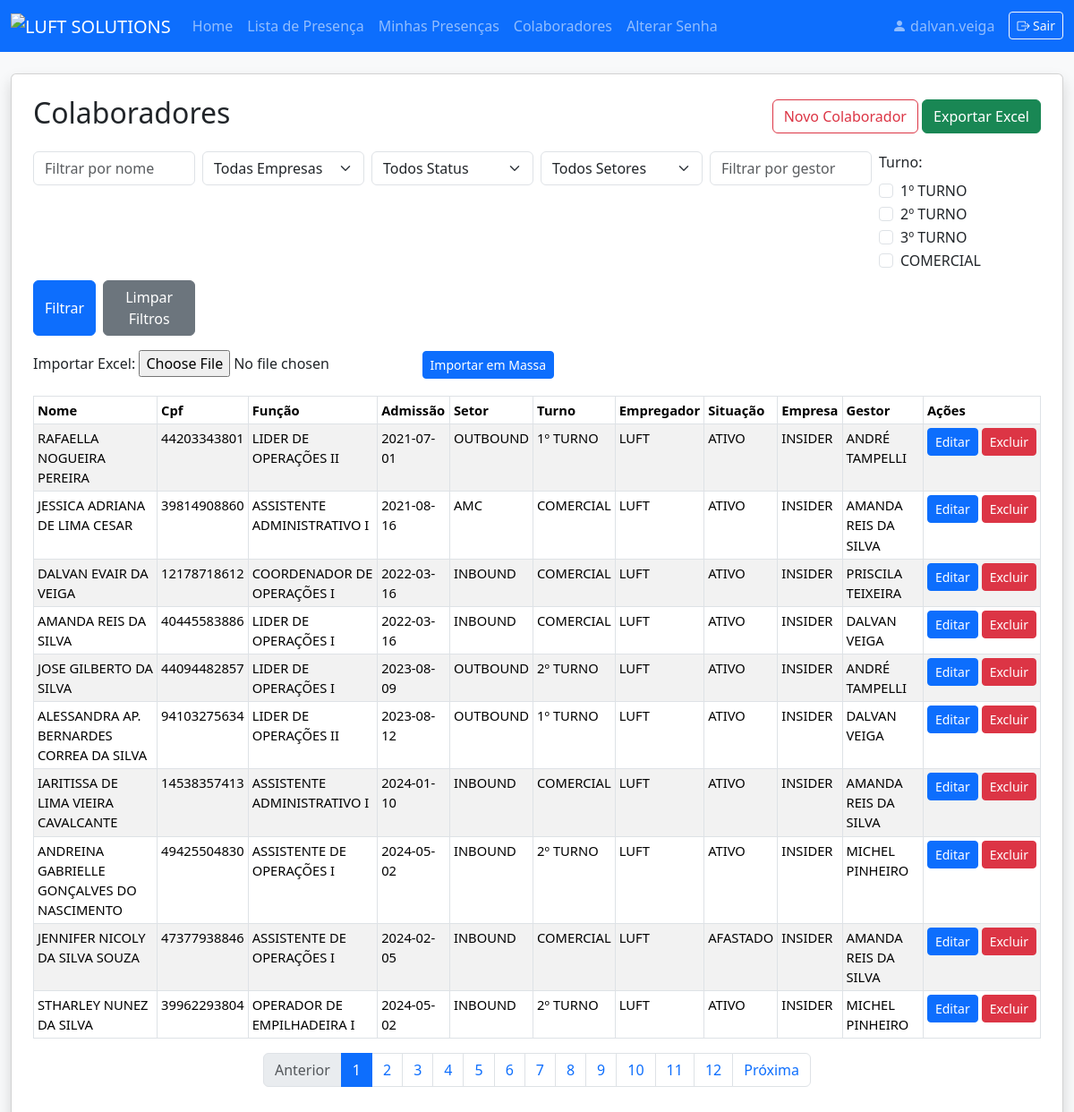
Screenshot of /colaboradores (signed in) with the database file from the repository.
### models.py (models this page shows)
class User(db.Model):
    id = db.Column(db.Integer, primary_key=True)
    nome_completo = db.Column(db.String(150), nullable=False)
    username = db.Column(db.String(80), unique=True, nullable=False)
    password = db.Column(db.String(200), nullable=False)
    role = db.Column(db.String(20), nullable=False, default='lider')
    empresa_id = db.Column(db.Integer, db.ForeignKey('empresa.id'))
    setor_id = db.Column(db.Integer, db.ForeignKey('setor.id'))
    empresas = db.relationship('Empresa', secondary=user_empresas, backref='usuarios')
    empresa = db.relationship('Empresa')
    setor = db.relationship('Setor')
    precisa_trocar_senha = db.Column(db.Boolean, default=True)

class Colaborador(db.Model):
    id = db.Column(db.Integer, primary_key=True)
    nome = db.Column(db.String(150), nullable=False)
    cpf = db.Column(db.String(14), unique=True, nullable=False)
    funcao = db.Column(db.String(100))
    admissao = db.Column(db.String(30), nullable=False)
    setor_id = db.Column(db.Integer, db.ForeignKey('setor.id'))
    empresa_id = db.Column(db.Integer, db.ForeignKey('empresa.id'))
    turno = db.Column(db.String(30))
    empregador = db.Column(db.String(150))
    situacao = db.Column(db.String(50))
    gestor = db.Column(db.String(150))
    setor = db.relationship('Setor')
    empresa = db.relationship('Empresa')

class Setor(db.Model):
    id = db.Column(db.Integer, primary_key=True)
    nome = db.Column(db.String(100), unique=True, nullable=False)

class Empresa(db.Model):
    id = db.Column(db.Integer, primary_key=True)
    nome = db.Column(db.String(100), unique=True, nullable=False)

### app.py (the view)
@app.route('/colaboradores', methods=['GET'])
@login_required
def colaboradores():
    if not has_permission(g.user, 'can_access_colaboradores'):
        flash('Sem acesso. Entre em contato: analiseoperacional.extrema@luftsolutions.com.br')
        return redirect(url_for('index'))
    turnos = ['1º TURNO', '2º TURNO', 'COMERCIAL', '3º TURNO']
    status_list = ['ATIVO', 'INATIVO']
    filtro_nome = request.args.get('filtro_nome', '')
    filtro_empresa = request.args.get('filtro_empresa', '')
    filtro_status = request.args.get('filtro_status', '')
    filtro_setor = request.args.get('filtro_setor', '')
    filtro_gestor = request.args.get('filtro_gestor', '')
    filtro_turno = request.args.getlist('filtro_turno')
    query = Colaborador.query
    if filtro_nome:
        query = query.filter(Colaborador.nome.ilike(f'%{filtro_nome}%'))
    if filtro_empresa:
        query = query.filter(Colaborador.empresa_id == int(filtro_empresa))
    if filtro_status:
        query = query.filter(Colaborador.situacao.ilike(f'%{filtro_status}%'))
    if filtro_setor:
        query = query.filter(Colaborador.setor_id == int(filtro_setor))
    if filtro_gestor:
        query = query.filter(Colaborador.gestor.ilike(f'%{filtro_gestor}%'))
    if filtro_turno:
        query = query.filter(Colaborador.turno.in_(filtro_turno))
    colaboradores = query.all()
    empresas = Empresa.query.order_by(Empresa.nome).all()
    setores = Setor.query.order_by(Setor.nome).all()
    gestores = [g[0] for g in db.session.query(Colaborador.gestor).filter(Colaborador.gestor != None).distinct().order_by(Colaborador.gestor).all()]
    return render_template(
        'colaboradores.html',
        user=g.user,
        colaboradores=colaboradores,
        empresas=empresas,
        setores=setores,
        filtro_nome=filtro_nome,
        filtro_empresa=filtro_empresa,
        filtro_status=filtro_status,
        filtro_setor=filtro_setor,
        filtro_gestor=filtro_gestor,
        filtro_turno=filtro_turno,
        status_list=status_list,
        gestores=gestores
    )

### app.py (called while the page is built)
@app.after_request
def add_no_cache_headers(response):
    response.headers['Cache-Control'] = 'no-store, no-cache, must-revalidate, private'
    response.headers['Pragma'] = 'no-cache'
    response.headers['Expires'] = '0'
    return response

@app.before_request
def load_logged_in_user():
    user_id = session.get('user_id')
    g.user = None
    if user_id is not None:
        g.user = User.query.get(user_id)
    public_routes = ['login', 'static', 'home']
    if not g.user and request.endpoint not in public_routes:
        flash('Faça login para acessar esta página.')
        return redirect(url_for('login', next=request.url))

def login_required(f):
    @wraps(f)
    def decorated_function(*args, **kwargs):
        if g.user is None:
            flash('Faça login para acessar esta página.')
            return redirect(url_for('login', next=request.url))
        return f(*args, **kwargs)
    return decorated_function

def has_permission(user, perm_field):
    if not user:
        return False
    if user.username == MASTER_USER:
        return True
    perm = Permission.query.filter_by(role=user.role).first()
    return getattr(perm, perm_field, False) if perm else False

### templates/colaboradores.html (shortened to what this page needs)
<!DOCTYPE html>
<html lang="pt-br">
<head>
    <link href="https://cdn.jsdelivr.net/npm/bootstrap@5.3.3/dist/css/bootstrap.min.css" rel="stylesheet">
    <link rel="stylesheet" href="https://cdn.jsdelivr.net/npm/bootstrap-icons@1.11.3/font/bootstrap-icons.min.css">
</head>
<body class="bg-light">
    {% extends "navbar.html" %}
    {% block content %}
    {% set filtro_turno = request.args.getlist('filtro_turno') %}
    <div class="card shadow p-4 mb-4">
        <div class="d-flex justify-content-between align-items-center mb-3">
            <h2>Colaboradores</h2>
            <div>
                <button class="btn btn-outline-danger" data-bs-toggle="modal" data-bs-target="#modalColaborador">Novo Colaborador</button>
            <a href="{{ url_for('export_colaboradores',
                filtro_nome=filtro_nome,
                filtro_empresa=filtro_empresa,
                filtro_status=filtro_status,
                filtro_setor=filtro_setor,
                filtro_gestor=filtro_gestor
            ) }}{% for t in filtro_turno %}&filtro_turno={{ t }}{% endfor %}" class="btn btn-success">Exportar Excel</a>
            </div>
        </div>
        <form class="row g-2 mb-3" method="get" autocomplete="off">
            <div class="col-md-2">
                <input type="text" name="filtro_nome" class="form-control" placeholder="Filtrar por nome" value="{{ filtro_nome }}" autocomplete="off">
            </div>
            <div class="col-md-2">
                <select name="filtro_empresa" class="form-select">
                    <option value="">Todas Empresas</option>
                </select>
            </div>
            <div class="col-md-2">
                <select name="filtro_status" class="form-select">
                    <option value="">Todos Status</option>
                </select>
            </div>
            <div class="col-md-2">
                <select name="filtro_setor" class="form-select">
                    <option value="">Todos Setores</option>
                </select>
            </div>
            <div class="col-md-2">
                <input type="text" name="filtro_gestor" class="form-control" placeholder="Filtrar por gestor" value="{{ filtro_gestor }}" list="gestoresList" autocomplete="off">
            </div>
            <div class="col-md-2">
                <label class="form-label d-block">Turno:</label>
                {% set turnos_list = ['1º TURNO', '2º TURNO', '3º TURNO', 'COMERCIAL'] %}
                {% for turno in turnos_list %}
                    <div class="form-check form-check-inline">
                        <input class="form-check-input" type="checkbox" name="filtro_turno" value="{{ turno }}"
                            id="turno_{{ loop.index }}"
                            {% if filtro_turno and turno in filtro_turno %}checked{% endif %}>
                        <label class="form-check-label" for="turno_{{ loop.index }}">{{ turno }}</label>
                    </div>
                {% endfor %}
            </div>
            <div class="col-md-2 d-flex gap-2">
                <button class="btn btn-primary" type="submit">Filtrar</button>
                <a href="{{ url_for('colaboradores') }}" class="btn btn-secondary">Limpar Filtros</a>
            </div>
        </form>
        <form method="POST" action="{{ url_for('upload_colaboradores') }}" enctype="multipart/form-data" class="mb-3">
            <label class="form-label">Importar Excel:</label>
            <input type="file" name="file" accept=".xlsx,.xls" required>
            <button type="submit" class="btn btn-primary btn-sm">Importar em Massa</button>
        </form>
        <div class="table-responsive">
            <table class="table table-striped table-bordered table-sm" id="tabelaColaboradores" style="font-size: 0.92rem;">
                <thead>
                    <tr>
                        <th>Nome</th>
                        <th>Cpf</th>
                        <th>Função</th>
                        <th>Admissão</th>
                        <th>Setor</th>
                        <th>Turno</th>
                        <th>Empregador</th>
                        <th>Situação</th>
                        <th>Empresa</th>
                        <th>Gestor</th>
                        <th>Ações</th>
                    </tr>
                </thead>
                <tbody>
                    {% for c in colaboradores %}
                    <tr>
                        <td>{{ c.nome }}</td>
                        <td>{{ c.cpf }}</td>
                        <td>{{ c.funcao }}</td>
                        <td>{{ c.admissao }}</td>
                        <td>{{ c.setor.nome if c.setor else '' }}</td>
                        <td>{{ c.turno }}</td>
                        <td>{{ c.empregador }}</td>
                        <td>{{ c.situacao }}</td>
                        <td>{{ c.empresa.nome if c.empresa else '' }}</td>
                        <td>{{ c.gestor }}</td>
                        <td>
                            <div class="d-flex gap-1">
                                <a href="{{ url_for('edit_colaborador', colaborador_id=c.id) }}" class="btn btn-sm btn-primary px-2 py-1">Editar</a>
                                <a href="{{ url_for('delete_colaborador', colaborador_id=c.id) }}" class="btn btn-sm btn-danger px-2 py-1" onclick="return confirm('Tem certeza que deseja excluir?')">Excluir</a>
                            </div>
                        </td>
                    </tr>
                    {% endfor %}
                </tbody>
            </table>
        </div>
        <nav>
          <ul class="pagination justify-content-center" id="paginationColaboradores"></ul>
        </nav>
    </div>
    {% endblock %}

### templates/navbar.html (shortened to what this page needs)
<!DOCTYPE html>
<html lang="pt-br">
<head>
  <link href="https://cdn.jsdelivr.net/npm/bootstrap@5.3.3/dist/css/bootstrap.min.css" rel="stylesheet">
  <link rel="stylesheet" href="https://cdn.jsdelivr.net/npm/bootstrap-icons@1.11.3/font/bootstrap-icons.min.css">
</head>
<body class="bg-light">
  <nav class="navbar navbar-expand-lg navbar-dark bg-primary">
    <div class="container-fluid">
      <a class="navbar-brand" href="#">
        <img src="https://i.postimg.cc/hPGVrc5f/LUFT-SOLUTIONS.webp" alt="LUFT SOLUTIONS" style="height:48px;">
      </a>
      <div class="collapse navbar-collapse" id="mainNavbar">
        <ul class="navbar-nav me-auto mb-2 mb-lg-0">
          {% if user and has_permission(user, 'can_access_index') %}
          <li class="nav-item">
            <a class="nav-link" href="{{ url_for('index') }}">Home</a>
          </li>
          {% endif %}
          {% if user and has_permission(user, 'can_access_lista_presenca') %}
          <li class="nav-item">
            <a class="nav-link" href="{{ url_for('lista_presenca') }}">Lista de Presença</a>
          </li>
          <li class="nav-item">
            <a class="nav-link" href="{{ url_for('minhas_presencas') }}">Minhas Presenças</a>
          </li>
          {% endif %}
          {% if user and has_permission(user, 'can_access_colaboradores') %}
          <li class="nav-item">
            <a class="nav-link" href="{{ url_for('colaboradores') }}">Colaboradores</a>
          </li>
          {% endif %}
          {% if user %}
          <li class="nav-item">
              <a class="nav-link" href="{{ url_for('alterar_senha') }}">Alterar Senha</a>
          </li>
          {% endif %}
        </ul>
        {% if user %}
        <div class="d-flex align-items-center">
          <span class="navbar-text me-3">
            <i class="bi bi-person-fill"></i> {{ user.username }}
          </span>
          <a href="{{ url_for('logout') }}" class="btn btn-outline-light btn-sm" title="Sair">
            <i class="bi bi-box-arrow-right"></i> Sair
          </a>
        </div>
        {% endif %}
      </div>
    </div>
  </nav>
  <div class="container-fluid" style="padding-top: 24px;">
    {% block content %}{% endblock %}
  </div>
</body>
</html>

### rows the page displays
User: username "dalvan.veiga"
Colaborador: nome "RAFAELLA NOGUEIRA PEREIRA", cpf "44203343801", funcao "LIDER DE OPERAÇÕES II", admissao "2021-07-01", setor "OUTBOUND", turno "1º TURNO", empregador "LUFT", situacao "ATIVO", empresa "INSIDER", gestor "ANDRÉ TAMPELLI"
Colaborador: nome "JESSICA ADRIANA DE LIMA CESAR", cpf "39814908860", funcao "ASSISTENTE ADMINISTRATIVO I", admissao "2021-08-16", setor "AMC", turno "COMERCIAL", empregador "LUFT", situacao "ATIVO", empresa "INSIDER", gestor "AMANDA REIS DA SILVA"
Colaborador: nome "DALVAN EVAIR DA VEIGA", cpf "12178718612", funcao "COORDENADOR DE OPERAÇÕES I", admissao "2022-03-16", setor "INBOUND", turno "COMERCIAL", empregador "LUFT", situacao "ATIVO", empresa "INSIDER", gestor "PRISCILA TEIXEIRA"
Colaborador: nome "AMANDA REIS DA SILVA", cpf "40445583886", funcao "LIDER DE OPERAÇÕES I", admissao "2022-03-16", setor "INBOUND", turno "COMERCIAL", empregador "LUFT", situacao "ATIVO", empresa "INSIDER", gestor "DALVAN VEIGA"
Colaborador: nome "JOSE GILBERTO DA SILVA", cpf "44094482857", funcao "LIDER DE OPERAÇÕES I", admissao "2023-08-09", setor "OUTBOUND", turno "2º TURNO", empregador "LUFT", situacao "ATIVO", empresa "INSIDER", gestor "ANDRÉ TAMPELLI"
Colaborador: nome "ALESSANDRA AP. BERNARDES CORREA DA SILVA", cpf "94103275634", funcao "LIDER DE OPERAÇÕES II", admissao "2023-08-12", setor "OUTBOUND", turno "1º TURNO", empregador "LUFT", situacao "ATIVO", empresa "INSIDER", gestor "DALVAN VEIGA"
Colaborador: nome "IARITISSA DE LIMA VIEIRA CAVALCANTE", cpf "14538357413", funcao "ASSISTENTE ADMINISTRATIVO I", admissao "2024-01-10", setor "INBOUND", turno "COMERCIAL", empregador "LUFT", situacao "ATIVO", empresa "INSIDER", gestor "AMANDA REIS DA SILVA"
Colaborador: nome "ANDREINA GABRIELLE GONÇALVES DO NASCIMENTO", cpf "49425504830", funcao "ASSISTENTE DE OPERAÇÕES I", admissao "2024-05-02", setor "INBOUND", turno "2º TURNO", empregador "LUFT", situacao "ATIVO", empresa "INSIDER", gestor "MICHEL PINHEIRO"
Colaborador: nome "JENNIFER NICOLY DA SILVA SOUZA", cpf "47377938846", funcao "ASSISTENTE DE OPERAÇÕES I", admissao "2024-02-05", setor "INBOUND", turno "COMERCIAL", empregador "LUFT", situacao "AFASTADO", empresa "INSIDER", gestor "AMANDA REIS DA SILVA"
Colaborador: nome "STHARLEY NUNEZ DA SILVA", cpf "39962293804", funcao "OPERADOR DE EMPILHADEIRA I", admissao "2024-05-02", setor "INBOUND", turno "2º TURNO", empregador "LUFT", situacao "ATIVO", empresa "INSIDER", gestor "MICHEL PINHEIRO"

### other values shown
{{ turno }} "1º TURNO" "2º TURNO" "3º TURNO" "COMERCIAL"
